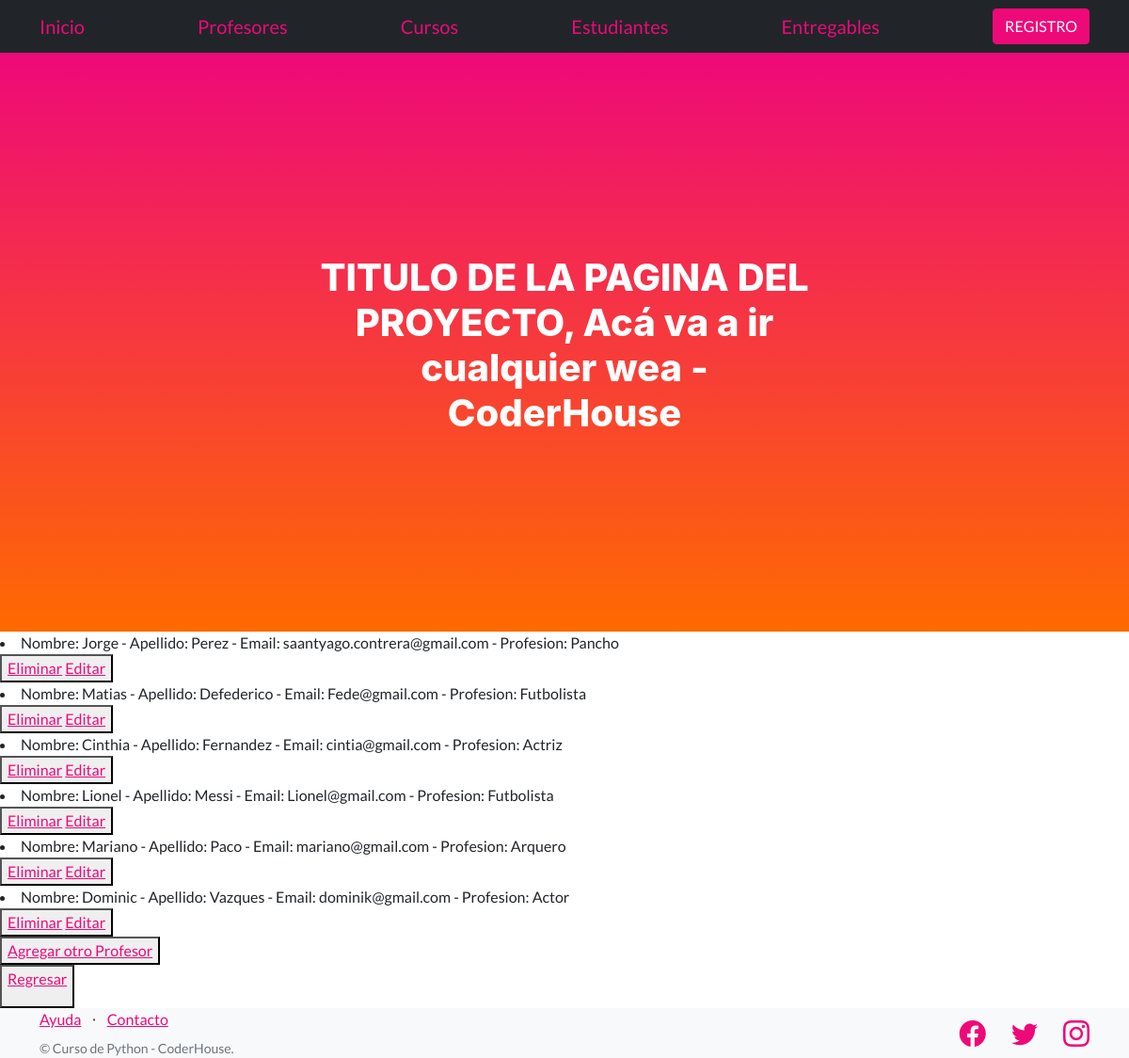
Page /mi_app/leerprofesores on the earlier database version.
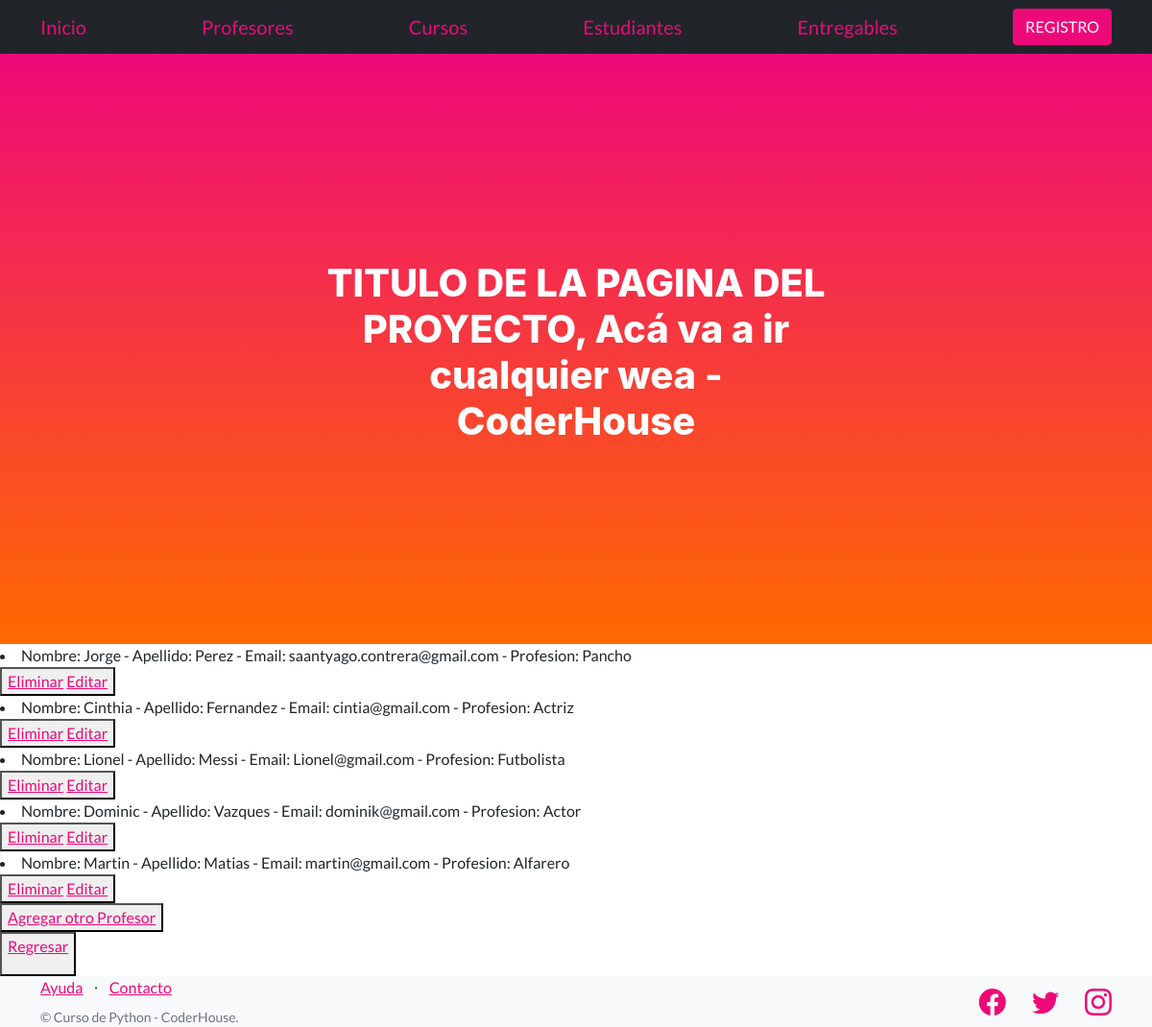
Same page on the later database version.
### mi_app/models.py (models this page shows)
class Profesor(models.Model):
    nombre= models.CharField(max_length=30)
    apellido= models.CharField(max_length=30)
    email= models.EmailField()
    profesion= models.CharField(max_length=30)
    def __str__(self) :
        return f' Nombre: {self.nombre} - Apellido: {self.apellido} - Email: {self.email} - Profesion: {self.profesion} '

### mi_app/views.py (the view)
# urls.py: path('leerprofesores', leerProfesores, name = "LeerProfesores"),
def leerProfesores(request):
      profesores = Profesor.objects.all() #trae todos los profesores
      contexto= {"profesores":profesores}
      return render(request, "app/leerProfesores.html",contexto)

### mi_app/templates/app/leerProfesores.html
{% extends "app/padre.html" %}
{% load static %}
{% block contenidoQueCambia %}
<body>
    {% for p in profesores %}
        <li>{{p}}</li>
        <button>
            <a href="{% url 'eliminarprofesor' p.nombre %}"> Eliminar</a>
            <a href="{% url 'editarprofesor' p.nombre %}"> Editar</a>
        </button>
    {% endfor %}
    <br>
   <button> <a href="profesores">Agregar otro Profesor</a> </button>
    <br>
    <button><p><a href=" ../mi_app">Regresar</a></button>
</body>
{% endblock %}

Differences in the rows shown:
removed Profesor: nombre+apellido+email "Nombre: Matias - Apellido: Defederico - Email: Fede@gmail.com - Profesion: Futbolista"
removed Profesor: nombre+apellido+email "Nombre: Mariano - Apellido: Paco - Email: mariano@gmail.com - Profesion: Arquero"
added Profesor: nombre+apellido+email "Nombre: Martin - Apellido: Matias - Email: martin@gmail.com - Profesion: Alfarero"
